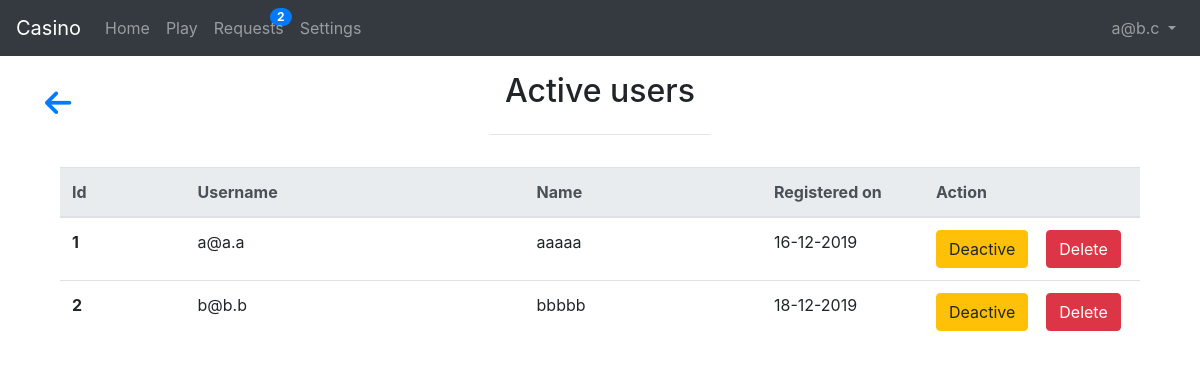
Screenshot of /casino-gaming/admin/usersInfo.php?status=1 (signed in) with the database file from the repository.
### tables this page shows
CREATE TABLE `user_details` (
  `id` int(255) UNSIGNED NOT NULL,
  `name` varchar(255) NOT NULL,
  `email` varchar(255) NOT NULL,
  `phone` bigint(255) UNSIGNED NOT NULL,
  `deposit` int(255) UNSIGNED DEFAULT NULL,
  `active` enum('0','1','-1') NOT NULL DEFAULT '0',
  `created_at` date NOT NULL,
  `updated_at` date NOT NULL
);

### casino-gaming/admin/usersInfo.php (the view, shortened to what this page needs)
<?php include 'layouts/header.php';
	if ($_GET['status']==1)
		$fire = mysqli_query($conn,"SELECT * FROM user_details WHERE active='1'");
?>
<section>
	<div class="container mt-3">
		<div class="row">
			<div class="col-md-1 d-flex align-items-start flex-column" title="Active users">
				<a href="request.php" class="fas fa-arrow-left pt-3" style="font-size: 30px;text-decoration:none; "></a>
			</div>
			<div class="col-md text-center">
				<h2><?php echo ($_GET['status']==1) ? 'Active users' : 'Denied users'; ?></h2>
			</div>
			<div class="col-md-1"></div>
		</div>
		<HR width=20%>
			<div class="container justify-content-center pt-3" id="requestTable">
				<table class="table table-hover">
				    <thead>
				    <tr class="thead-light">
				      <th scope="col" center>Id</th>
				      <th scope="col">Username</th>
				      <th scope="col">Name</th>
				      <th scope="col" width="15%">Registered on</th>
				      <th scope="col" width="20%">Action</th>
				    </tr>
				    </thead>
				    <tbody>
					<?php
					  	while($users = mysqli_fetch_assoc($fire))
					  	{ ?>
						    <tr>
								<th scope="row"><?php echo $users['id']; ?></th>
								<td><?php echo $users['email']; ?></td>
								<td><?php echo $users['name']; ?></td>
								<td><?php echo date("d-m-Y", strtotime($users['created_at']) ); ?></td>
								<td>
									<form action="process/processUser.php" method="POST">
									<?php if($_GET['status']==1)
											echo '<button class="btn btn-warning" name="denyBtn" type="submit" value="'.$users['id'].'">Deactive</button>';
										else
											echo '<button class="btn btn-success" name="approveBtn" type="submit" value="'.$users['id'].'">Allow</button>'; ?> &nbsp;&nbsp;
									<button class="btn btn-danger" name="deleteBtn" type="submit" value="<?php echo $users['id']; ?>">Delete</button>
									</form>
								</td>
						    </tr>
					  		<?php
					    } ?>
				    </tbody>
				</table>
			</div>
	</div>
</section>
			<?php
include 'layouts/footer.php'; ?>

### rows the page displays
user_details: id "1", email "a@a.a", name "aaaaa", created_at "16-12-2019"
user_details: id "2", email "b@b.b", name "bbbbb", created_at "18-12-2019"

### other values shown
$pendingUsers "2"
$_SESSION['casino_admin'] "a@b.c"
